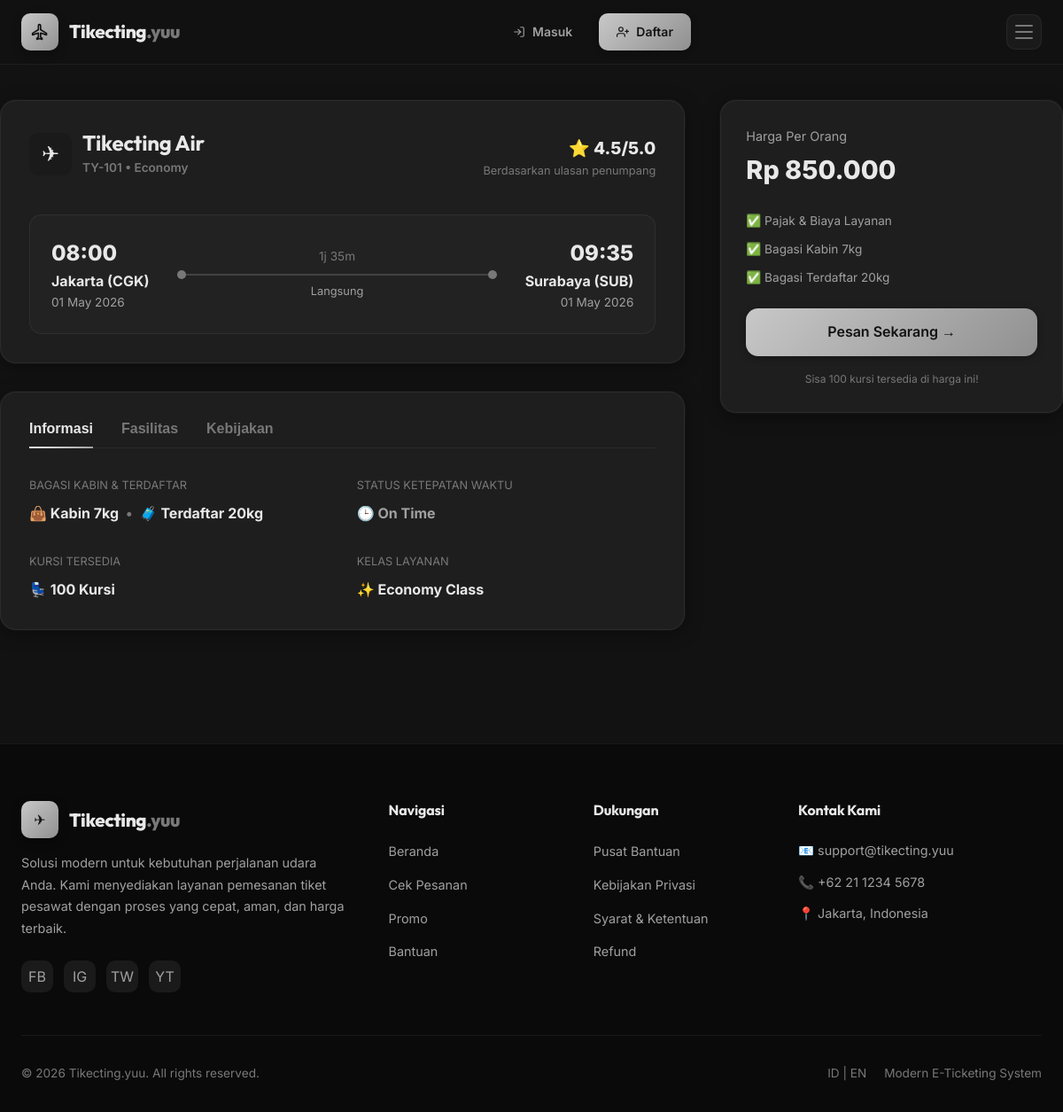
The app's page /flight_detail.php?id=1 with its own data.
### tables this page shows
CREATE TABLE `flights` (
  `id` int(11) NOT NULL AUTO_INCREMENT,
  `flight_code` varchar(20) NOT NULL,
  `airline_name` varchar(100) NOT NULL,
  `airline_logo` varchar(255) DEFAULT NULL,
  `origin` varchar(100) NOT NULL,
  `origin_code` varchar(10) NOT NULL,
  `destination` varchar(100) NOT NULL,
  `dest_code` varchar(10) NOT NULL,
  `depart_date` date NOT NULL,
  `depart_time` time NOT NULL,
  `arrive_time` time NOT NULL,
  `duration` varchar(50) DEFAULT NULL,
  `transit` enum('direct','1_transit','2_transit') DEFAULT 'direct',
  `price` decimal(12,2) NOT NULL,
  `class` enum('economy','business','first') DEFAULT 'economy',
  `seats_available` int(11) DEFAULT 100,
  `baggage_capacity` varchar(50) DEFAULT '20kg',
  `refund_policy` text DEFAULT NULL,
  `facilities` text DEFAULT NULL,
  `delay_history` varchar(100) DEFAULT 'On Time',
  `rating` decimal(2,1) DEFAULT 4.5,
  `is_promo` tinyint(1) DEFAULT 0,
  `promo_badge` varchar(50) DEFAULT NULL,
  `created_at` timestamp NOT NULL DEFAULT current_timestamp(),
  PRIMARY KEY (`id`)
);

### config.php (called while the page is built, shortened)
<?php
function e($str) {
    return htmlspecialchars((string)$str, ENT_QUOTES, 'UTF-8');
}
function format_rupiah($amount){
    return 'Rp ' . number_format($amount, 0, ',', '.');
}

### flight_detail.php (the view, shortened to what this page needs)
<?php
require_once 'config.php';
require_once 'includes/functions.php';
$id = $_GET['id'] ?? 0;
$passengers = $_GET['passengers'] ?? 1;
$stmt = $pdo->prepare("SELECT * FROM flights WHERE id = ?");
$stmt->execute([$id]);
$f = $stmt->fetch();
?>
<!doctype html>
<html lang="id">
<head>
  <?php include 'includes/head.php'; ?>
</head>
<body class="tyy-bg-base">
  <?php include 'includes/navbar.php'; ?>
  <main class="tyy-container tyy-page-content">
    <div style="display:grid; grid-template-columns: 2fr 1fr; gap: 2.5rem; align-items: start;">
      <div class="tyy-flight-detail-main">
        <div class="tyy-card" style="margin-bottom:2rem; padding:2rem;">
          <div class="tyy-flex-between" style="margin-bottom:2rem;">
            <div class="airline-info">
              <div style="display:flex; align-items:center; gap:12px; margin-bottom:8px;">
                <div style="width:48px; height:48px; background:var(--bg-surface); border-radius:var(--radius-md); display:flex; align-items:center; justify-content:center; font-size:1.5rem;">✈</div>
                <div>
                  <h3 style="margin:0;"><?=e($f['airline_name'])?></h3>
                  <span style="font-size:0.85rem; color:var(--text-muted); font-weight:600;"><?=e($f['flight_code'])?> • <?=ucfirst(e($f['class']))?></span>
                </div>
              </div>
            </div>
            <div class="rating-info" style="text-align:right;">
              <div style="font-size:1.2rem; font-weight:800; color:var(--text-primary);">⭐ <?=e($f['rating'])?>/5.0</div>
              <div style="font-size:0.8rem; color:var(--text-muted);">Berdasarkan ulasan penumpang</div>
            </div>
          </div>
          <div class="tyy-flight-timeline" style="display:flex; justify-content:space-between; align-items:center; padding:1.5rem; background:rgba(255,255,255,0.02); border-radius:var(--radius-lg); border:1px solid var(--border-subtle);">
            <div class="stop">
              <div class="time" style="font-size:1.5rem; font-weight:800;"><?=date('H:i', strtotime($f['depart_time']))?></div>
              <div class="city" style="font-weight:700; color:var(--text-primary);"><?=e($f['origin'])?> (<?=e($f['origin_code'])?>)</div>
              <div class="date" style="font-size:0.85rem; color:var(--text-secondary);"><?=date('d M Y', strtotime($f['depart_date']))?></div>
            </div>
            <div class="duration-info" style="text-align:center; flex:1;">
              <div style="font-size:0.85rem; color:var(--text-muted); margin-bottom:8px;"><?=e($f['duration'])?></div>
              <div style="height:2px; background:var(--border-medium); position:relative; margin:0 2rem;">
                <span style="position:absolute; top:-4px; left:0; width:10px; height:10px; border-radius:50%; background:var(--gray-400);"></span>
                <span style="position:absolute; top:-4px; right:0; width:10px; height:10px; border-radius:50%; background:var(--gray-400);"></span>
              </div>
              <div style="font-size:0.8rem; color:var(--text-secondary); margin-top:8px;"><?=e($f['transit'] == 'direct' ? 'Langsung' : str_replace('_', ' ', $f['transit']))?></div>
            </div>
            <div class="stop" style="text-align:right;">
              <div class="time" style="font-size:1.5rem; font-weight:800;"><?=date('H:i', strtotime($f['arrive_time']))?></div>
              <div class="city" style="font-weight:700; color:var(--text-primary);"><?=e($f['destination'])?> (<?=e($f['dest_code'])?>)</div>
              <div class="date" style="font-size:0.85rem; color:var(--text-secondary);"><?=date('d M Y', strtotime($f['depart_date']))?></div>
            </div>
          </div>
        </div>
        <div class="tyy-card" style="padding:2rem;">
          <div class="tyy-tabs" style="display:flex; gap:2rem; border-bottom:1px solid var(--border-subtle); margin-bottom:2rem;">
            <button class="tyy-tab active" data-target="info">Informasi</button>
            <button class="tyy-tab" data-target="facilities">Fasilitas</button>
            <button class="tyy-tab" data-target="policy">Kebijakan</button>
          </div>
          <div id="info" class="tyy-tab-content active">
            <div style="display:grid; grid-template-columns: 1fr 1fr; gap:2rem;">
              <div class="info-item">
                <label style="display:block; font-size:0.8rem; color:var(--text-muted); text-transform:uppercase; margin-bottom:8px;">Bagasi Kabin & Terdaftar</label>
                <div style="font-weight:700; display:flex; align-items:center; gap:8px;">
                  <span>👜 Kabin 7kg</span>
                  <span style="color:var(--text-muted);">•</span>
                  <span>🧳 Terdaftar <?=e($f['baggage_capacity'])?></span>
                </div>
              </div>
              <div class="info-item">
                <label style="display:block; font-size:0.8rem; color:var(--text-muted); text-transform:uppercase; margin-bottom:8px;">Status Ketepatan Waktu</label>
                <div style="font-weight:700; color:var(--gray-300);">🕒 <?=e($f['delay_history'])?></div>
              </div>
              <div class="info-item">
                <label style="display:block; font-size:0.8rem; color:var(--text-muted); text-transform:uppercase; margin-bottom:8px;">Kursi Tersedia</label>
                <div style="font-weight:700;">💺 <?=e($f['seats_available'])?> Kursi</div>
              </div>
              <div class="info-item">
                <label style="display:block; font-size:0.8rem; color:var(--text-muted); text-transform:uppercase; margin-bottom:8px;">Kelas Layanan</label>
                <div style="font-weight:700; text-transform:capitalize;">✨ <?=e($f['class'])?> Class</div>
              </div>
            </div>
          </div>
        </div>
      </div>
      <aside class="tyy-price-sidebar">
        <div class="tyy-card" style="padding:1.75rem; position:sticky; top:100px;">
          <div style="font-size:0.9rem; color:var(--text-secondary); margin-bottom:4px;">Harga Per Orang</div>
          <div style="font-size:1.8rem; font-weight:800; color:var(--text-primary); margin-bottom:1.5rem;"><?=format_rupiah($f['price'])?></div>
          <ul style="list-style:none; padding:0; margin:0 0 1.5rem 0; font-size:0.85rem; color:var(--text-secondary); display:flex; flex-direction:column; gap:10px;">
            <li style="display:flex; align-items:center; gap:8px;">✅ Pajak & Biaya Layanan</li>
            <li style="display:flex; align-items:center; gap:8px;">✅ Bagasi Kabin 7kg</li>
            <li style="display:flex; align-items:center; gap:8px;">✅ Bagasi Terdaftar <?=e($f['baggage_capacity'])?></li>
          </ul>
          <a href="booking_step1.php?flight_id=<?=$f['id']?>&passengers=<?=$passengers?>" class="tyy-btn tyy-btn-primary tyy-btn-full tyy-btn-lg" style="margin-bottom:1rem;">Pesan Sekarang →</a>
          <p style="text-align:center; font-size:0.75rem; color:var(--text-muted);">Sisa <?=e($f['seats_available'])?> kursi tersedia di harga ini!</p>
        </div>
      </aside>
    </div>
  </main>
  <?php include 'includes/footer.php'; ?>
</body>
</html>

### assets/css/style.css (style rules this page uses)
:root { --bg-darkest: #0a0a0a; --bg-base: #121212; --bg-surface: #1a1a1a; --bg-card: #1E1E1E; --bg-card-hover: #252525; --bg-elevated: #2D2D2D; --bg-input: #252525; --bg-input-focus: #2a2a2a; --gray-50: #f5f5f5; --gray-100: #E8E8E8; --gray-200: #C8C8C8; --gray-300: #A0A0A0; --gray-400: #787878; --gray-500: #505050; --gray-600: #404040; --gray-700: #303030; --gray-800: #252525; --gray-900: #1a1a1a; --gradient-silver: linear-gradient(135deg, #E8E8E8 0%, #C8C8C8 50%, #A0A0A0 100%); --gradient-silver-dark: linear-gradient(135deg, #C8C8C8 0%, #909090 100%); --gradient-dark: linear-gradient(180deg, #1a1a1a 0%, #121212 100%); --gradient-card: linear-gradient(145deg, #1E1E1E 0%, #1a1a1a 100%); --gradient-glass: linear-gradient(135deg, rgba(255,255,255,0.03), rgba(255,255,255,0.01)); --gradient-btn: linear-gradient(135deg, #C8C8C8 0%, #A0A0A0 100%); --gradient-btn-hover: linear-gradient(135deg, #E8E8E8 0%, #C8C8C8 100%); --gradient-btn-dark: linear-gradient(135deg, #909090 0%, #707070 100%); --gradient-danger: linear-gradient(135deg, #888888 0%, #666666 100%); --gradient-success: linear-gradient(135deg, #B8B8B8 0%, #909090 100%); --gradient-warning: linear-gradient(135deg, #D0D0D0 0%, #A8A8A8 100%); --border-subtle: rgba(255,255,255,0.06); --border-light: rgba(255,255,255,0.1); --border-medium: rgba(255,255,255,0.15); --border-focus: rgba(200,200,200,0.4); --text-primary: #E8E8E8; --text-secondary: #A0A0A0; --text-muted: #787878; --text-disabled: #505050; --text-inverse: #121212; --shadow-card: 0 4px 20px rgba(0,0,0,0.4), 0 0 0 1px rgba(255,255,255,0.04); --shadow-card-hover: 0 8px 32px rgba(0,0,0,0.5), 0 0 0 1px rgba(200,200,200,0.1); --shadow-btn: 0 2px 8px rgba(0,0,0,0.3); --shadow-btn-hover: 0 4px 16px rgba(0,0,0,0.4); --shadow-input-focus: 0 0 0 3px rgba(200,200,200,0.1); --shadow-elevated: 0 12px 40px rgba(0,0,0,0.5); --radius-xs: 4px; --radius-sm: 6px; --radius-md: 10px; --radius-lg: 14px; --radius-xl: 18px; --radius-full: 9999px; --transition-fast: 0.15s ease; --transition-normal: 0.25s ease; --transition-smooth: 0.35s ease; }
*, *::before, *::after { box-sizing: border-box; margin: 0; padding: 0; }
html { scroll-behavior: smooth; }
body { font-family: 'Inter', 'Outfit', -apple-system, BlinkMacSystemFont, sans-serif; min-height: 100vh; background: var(--bg-base); color: var(--text-primary); line-height: 1.6; -webkit-font-smoothing: antialiased; -moz-osx-font-smoothing: grayscale; overflow-x: hidden; }
h1, h2, h3, h4, h5, h6 { font-family: 'Outfit', 'Inter', sans-serif; font-weight: 700; letter-spacing: -0.01em; line-height: 1.25; color: var(--text-primary); }
h3 { font-size: 1.5rem; }
a { color: var(--gray-200); text-decoration: none; transition: color var(--transition-fast); }
.tyy-btn { display: inline-flex; align-items: center; justify-content: center; gap: 8px; padding: 10px 20px; border: none; border-radius: var(--radius-md); font-family: 'Inter', sans-serif; font-size: 0.875rem; font-weight: 600; cursor: pointer; transition: all var(--transition-normal); text-decoration: none; white-space: nowrap; }
.tyy-btn-primary { background: var(--gradient-silver-dark); color: var(--text-inverse); box-shadow: var(--shadow-btn); }
.tyy-btn-lg { padding: 14px 28px; font-size: 1rem; border-radius: var(--radius-lg); }
.tyy-btn-full { width: 100%; }
.tyy-card { background: var(--bg-card); border: 1px solid var(--border-subtle); border-radius: var(--radius-xl); padding: 1.75rem; box-shadow: var(--shadow-card); position: relative; z-index: 1; transition: all var(--transition-smooth); }
.tyy-container { max-width: 1200px; margin: 0 auto; padding: 0 1.5rem; }
.tyy-page-content { padding: 2.5rem 0 4rem; position: relative; z-index: 1; }
.tyy-flex-between { display: flex; align-items: center; justify-content: space-between; flex-wrap: wrap; gap: 1rem; }

### flight_detail.php (style rules this page uses)
.tyy-tab { background: none; border: none; color: var(--text-muted); font-weight: 700; font-size: 1rem; padding: 0 0 12px 0; cursor: pointer; position: relative; transition: color 0.3s; }
.tyy-tab.active { color: var(--text-primary); }
.tyy-tab.active::after { content: ''; position: absolute; bottom: -1px; left: 0; width: 100%; height: 2px; background: var(--gradient-silver); }
.tyy-tab-content { display: none; }
.tyy-tab-content.active { display: block; animation: fadeIn 0.4s ease-out; }

### records on screen
flights: airline_name "Tikecting Air", flight_code "TY-101", class "Economy", rating "4.5", depart_time "08:00", origin "Jakarta", origin_code "CGK", depart_date "01 May 2026", duration "1j 35m", transit "Langsung", arrive_time "09:35", destination "Surabaya", dest_code "SUB", baggage_capacity "20kg", delay_history "On Time", seats_available "100", price "Rp 850.000"
